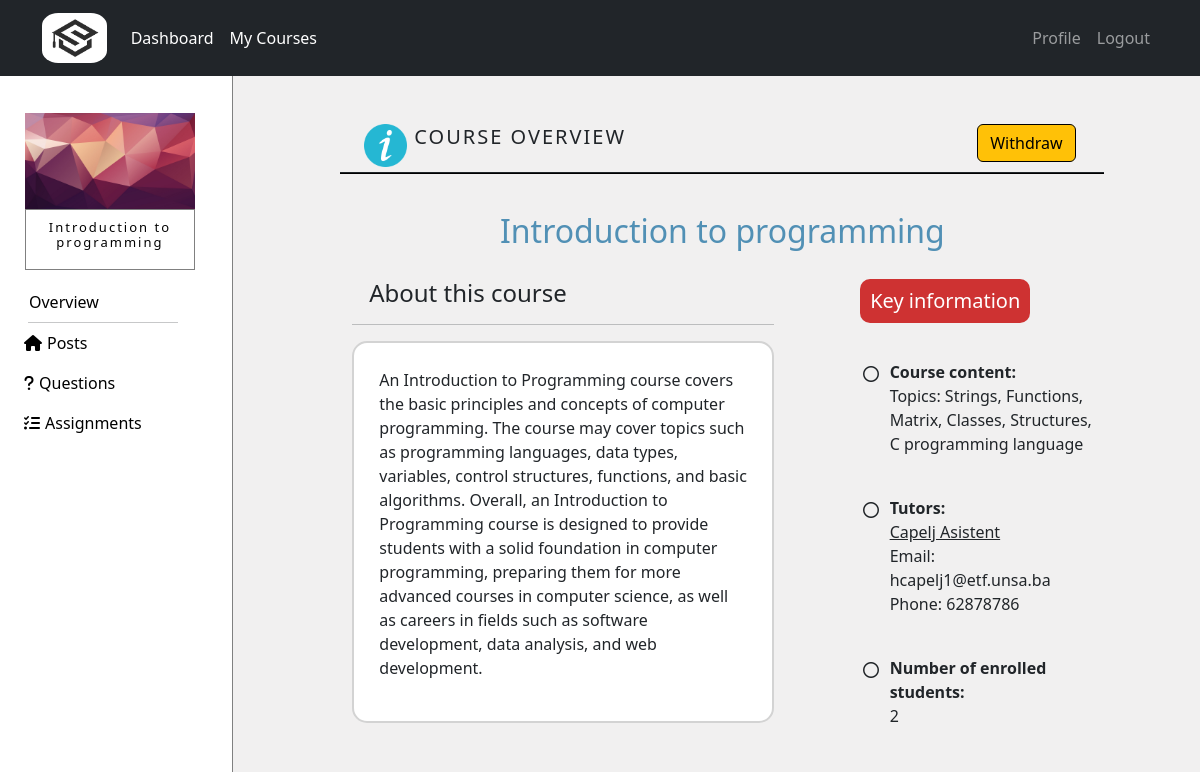
The page /courses/course/6/overview (signed in) on the database as committed earlier.
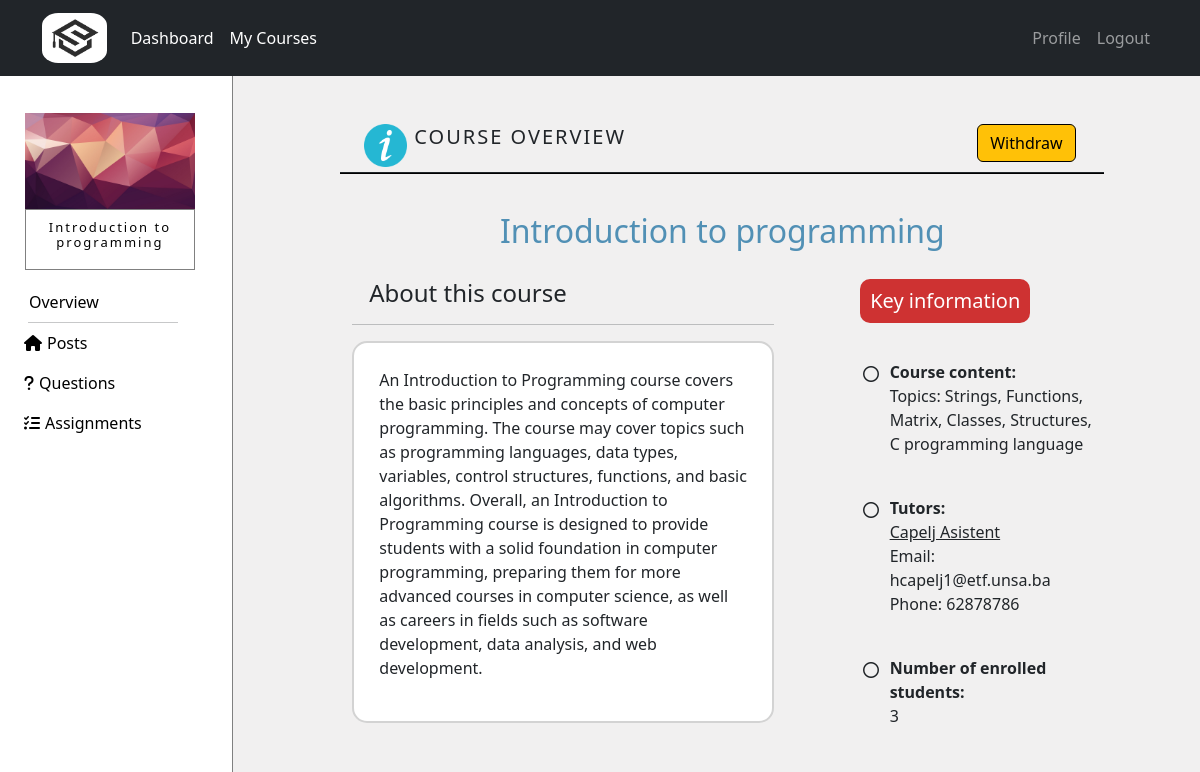
The same page on the database as committed later.
### courses/models.py (models this page shows, shortened)
class Course(models.Model):
    name = models.CharField(max_length=50)
    summary = models.CharField(max_length=500)
    image = models.ImageField(upload_to="courses_images",default="courses_images/default.jpg",blank=True)
    overview = models.TextField(null=True,blank=True)
    max_students = models.IntegerField(default=100)
    student_number = models.IntegerField(default=0)

### courses/views.py (the view, shortened to what this page needs)
# urls.py: path('course/<int:course_id>/overview',views.overview,name='overview'),
@login_required
def overview(request,course_id):
   if is_enrolled(request.user, course_id) is False:
      return HttpResponse('<html><body><h2 style="font-weight: lighter">Your do not have access to view this page!</h2><body></html>')
   course = get_object_or_404(Course,pk=course_id)
   tutors = Tutor.objects.filter(course=course)
   return render(request,'courses/overview.html',{'course':course,'tutors':tutors})

### courses/views.py (called while the page is built)
def is_enrolled(user, course_id):
   course = get_object_or_404(Course,pk=course_id)
   if user.is_tutor:
      tutor_courses = TutorCourse.objects.filter(course=course,tutor=user.Tutor)
      return tutor_courses.exists()
   else:
      student_courses = StudentCourse.objects.filter(course=course,student=user.Student)
      return student_courses.exists()

### templates/courses/overview.html (shortened to what the changed rows need)
{% extends 'courses/course.html' %}
{% block courseContent %}
{% load static %}
<div style="margin-left: auto; margin-right: auto; width:75%; margin-top: 5%; position: relative; margin-bottom: 5px;">
    <img class="col-sm-4 col-md-4 col-lg-4" src="{% static 'img/information.png' %}"
         style="width:6%;" title="info">
    <div class="col-sm-6 col-md-6 col-lg-6 availableCourses">
      <h5 class="title">COURSE OVERVIEW</h5>
    </div>
    {% if user.is_student %}
        <form action="{% url 'overview' course_id=course.pk %}" method="POST">
            <button class="col-sm-2 col-md-2 col-lg-2 btn btn-warning dugmeStatusKurs"
                    style="position: absolute; right: 5px; bottom: 5px; border: 1px solid black; width: fit-content;"
                    name="withdraw_button" value="{{user.pk}}" type="submit">Withdraw</button>
        </form>
    {% endif %}
</div>
  <hr style="width: 80%; margin-left: auto; margin-right: auto; background-color: black;
             opacity: 1; margin-top: 0; margin-bottom: 4%; height: 2px;">
    {% if course %}
    <h2 style="color: rgb(81 144 181); display: flex; justify-content: center;">{{course.name}}</h2>
    <div class="container" style="width: 80%; margin-top: 3%;">
        <div class="row">
            <div class="col-sm-12 col-md-7 col-lg-7">
                <h4 style="margin-left: 4%;">About this course</h4>
                <hr>
                <div style="background-color: white; border-radius: 15px; padding: 25px; border: 2px solid lightgray;">
                    <p>{{course.overview}}</p>
                </div>
            </div>
            <div id="keyInfo" class="col-sm-12 col-md-5 col-lg-5">
                <div style="display: flex; justify-content: center;">
                    <h5 style="background-color: rgb(206 50 50); color: white; padding: 10px;
                               border-radius: 10px;">Key information</h5>
                </div>
                <div style="display: flex; justify-content: center;">
                    <div style="margin-left: 20%; margin-top: 10%;">
                        <div style="display: flex; flex-direction: row;">
                            <i class="fa-regular fa-circle" style="display: inline; margin-right: 2%; padding: 6px;"></i>
                            <p style="display: inline; font-weight:300;">
                                <span style="font-weight: bold;">Course content:</span>
                                <br>
                                {{course.summary}}</p>
                        </div>
                        <br>
                        {% if tutors %}
                        <div style="display: flex; flex-direction: row;">
                            <i class="fa-regular fa-circle" style="display: inline; margin-right: 2%; padding: 6px;"></i>
                            <p style="display: inline; font-weight:300;">
                                <span style="font-weight: bold;">Tutors: </span>
                                {% if tutors %}
                                    {% for tutor in tutors %}
                                        <span style="text-decoration: underline;">{{tutor.user.first_name}} {{tutor.user.last_name}}<br>
                                        </span>
                                        Email: {{tutor.user.email}} <span><br></span>
                                        Phone: {{tutor.phone}}
                                    {% endfor %}
                                {% endif %}
                            </p>
                            <br>
                        </div>
                        {% endif %}
                        <br>
                        <div style="display: flex; flex-direction: row;">
                            <i class="fa-regular fa-circle" style="display: inline; margin-right: 2%; padding: 6px;"></i>
                            <p style="display: inline; font-weight:300;">
                                <span style="font-weight: bold;">Number of enrolled students:</span>
                                <br>
                                {{course.student_number}}</p>
                        </div>
                    </div>
                </div>
            </div>
        </div>
    </div>
    {% endif %}
    <div style="height: 150px;"></div>
{% endblock %}

### templates/courses/course.html (shortened to what this page needs)
{% extends 'courses/dashboard.html' %}
{% block content_courses %}
{% load static %}
{% if course %}
<div class="row no-gutters">
  <div id="left-gutter" class="col-sm-1 col-md-2 col-lg-2 no-gutters" style="width: 20%; height: 100vh; background-color: white; padding: 0; border-right: 1px solid gray;">
    <div class="card" style="width: 70%; margin-top: 15%;
                             margin-left: auto; margin-right: auto; border: none;">
      <img src="{{course.image.url}}" class="card-img-top" style="border-radius: 0%;" alt="Cover">
        <div class="card-body" style="border: 1px solid gray; padding: 10px 0px 10px 0px;">
          <h4 class="card-title courseDetails courseTitle"
              style="text-align: center; color: black; letter-spacing: 2px; font-weight: lighter;">{{course.name}}</h4>
        </div>
    </div>
    <div class="nav flex-column" style="margin-top: 5%; width: 100%;">
      <div id="miniMeni">
        <a class="nav-link hoverMeni" href="{% url 'overview' course_id=course.pk %}" style="color: black;">
          Overview
        </a>
        <hr id="line">
        {% if user.is_student %}
        <a class="nav-link hoverMeni" href="{% url 'course' course_id=course.pk %}" style="color: black;">
          <i class="fa-solid fa-house" style="margin-right: 5px;"></i>Posts
        </a>
        {% else %}
        <a class="nav-link hoverMeni" href="{% url 'tutor_course' course_id=course.pk %}" style="color: black;">
          <i class="fa-solid fa-house" style="margin-right: 5px;"></i>Posts
        </a>
        {% endif %}
        <a class="nav-link hoverMeni" href="{% url 'view_questions_tutor' course_id=course.pk %}" style="color: black;">
          <i class="fa-solid fa-question" style="margin-right: 5px;"></i>Questions
        </a>
        <a class="nav-link hoverMeni" href="{% url 'assignment_overview' course_id=course.pk %}" style="color: black;">
          <i class="fa-solid fa-list-check" style="margin-right: 5px;"></i>Assignments
        </a>
      </div>
    </div>
  </div>
  <div id="right-gutter" class="col-sm-11 col-md-10 col-lg-10 no-gutters">
    {% block courseContent%}{% endblock %}
  </div>
</div>
{% endif %}
{% endblock %}

Rows that differ between the two databases and show on the page:
changed Course "Introduction to programming": student_number "2" → "3"
